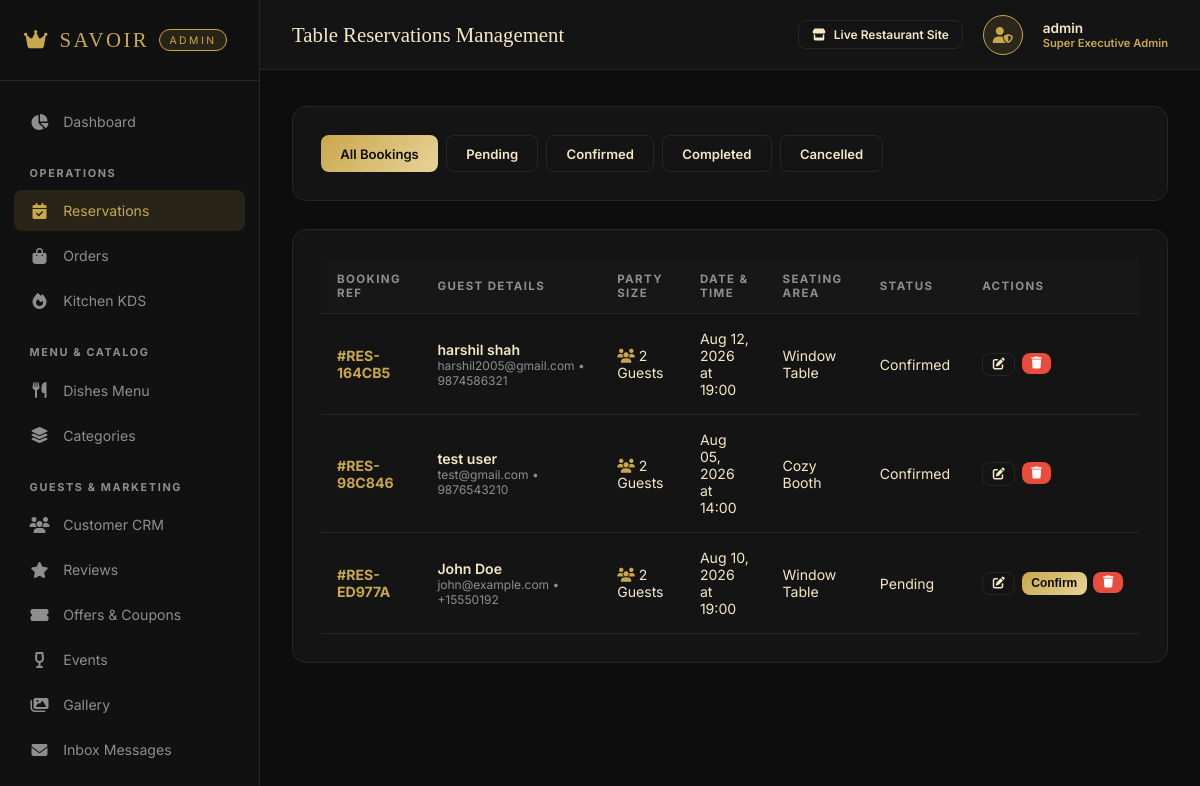
Page /admin-panel/reservations/ (signed in) on the earlier database version.
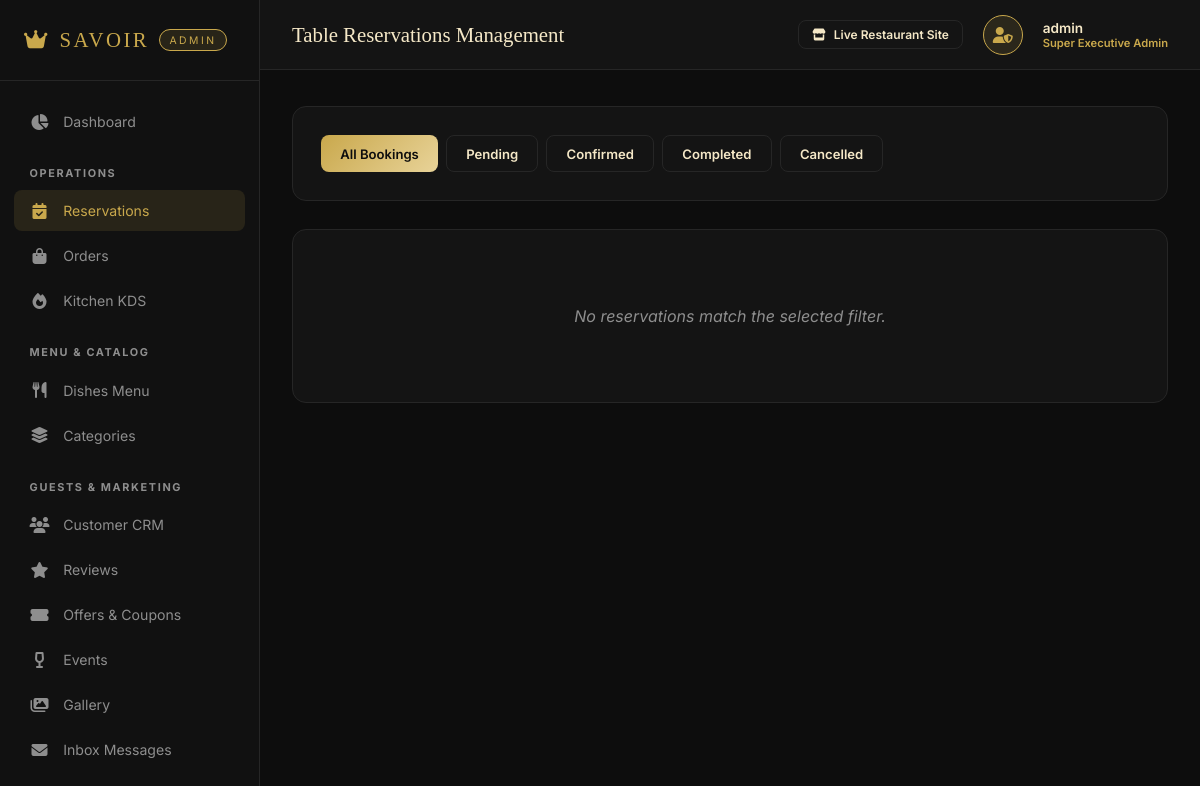
Same page on the later database version.
### User_Dashboard/models.py (models this page shows, shortened)
class Reservation(models.Model):
    TIME_CHOICES = [
        ('12:00', '12:00 PM (Lunch)'),
        ('12:30', '12:30 PM (Lunch)'),
        ('13:00', '1:00 PM (Lunch)'),
        ('13:30', '1:30 PM (Lunch)'),
        ('14:00', '2:00 PM (Lunch)'),
        ('18:00', '6:00 PM (Dinner)'),
        ('18:30', '6:30 PM (Dinner)'),
        ('19:00', '7:00 PM (Dinner)'),
        ('19:30', '7:30 PM (Dinner)'),
        ('20:00', '8:00 PM (Dinner)'),
        ('20:30', '8:30 PM (Dinner)'),
        ('21:00', '9:00 PM (Dinner)'),
    ]
    STATUS_CHOICES = [
        ('pending',   'Pending'),
        ('confirmed', 'Confirmed'),
        ('cancelled', 'Cancelled'),
        ('completed', 'Completed'),
    ]
    OCCASION_CHOICES = [
        ('casual',      'Casual Dining'),
        ('birthday',    'Birthday'),
        ('anniversary', 'Anniversary'),
        ('date',        'Date Night'),
        ('business',    'Business Meal'),
        ('celebration', 'Special Celebration'),
    ]
    SEATING_CHOICES = [
        ('main',     'Main Dining Room'),
        ('window',   'Window Table'),
        ('booth',    'Cozy Booth'),
        ('terrace',  'Outdoor Terrace'),
        ('chef',     'Chef\'s Table / Counter'),
        ('private',  'Private Dining Room'),
    ]
    user               = models.ForeignKey(User, on_delete=models.SET_NULL, null=True, blank=True, related_name='reservations')
    booking_ref        = models.CharField(max_length=20, unique=True, default=generate_res_ref)
    name               = models.CharField(max_length=200)
    email              = models.EmailField()
    phone              = models.CharField(max_length=20)
    guests             = models.PositiveIntegerField(default=2)
    date               = models.DateField()
    time               = models.CharField(max_length=10, choices=TIME_CHOICES)
    occasion           = models.CharField(max_length=50, choices=OCCASION_CHOICES, default='casual', blank=True)
    seating_preference = models.CharField(max_length=50, choices=SEATING_CHOICES, default='main', blank=True)
    special_requests   = models.TextField(blank=True)
    status             = models.CharField(max_length=20, choices=STATUS_CHOICES, default='pending')
    created_at         = models.DateTimeField(auto_now_add=True)
    class Meta:
        ordering = ['-created_at']

### User_Dashboard/admin_views.py (the view, shortened to what this page needs)
# urls.py: path('admin-panel/reservations/',          admin_views.admin_reservations,        name='admin_reservations'),
@staff_required
def admin_reservations(request):
    status_filter = request.GET.get('status')
    reservations = Reservation.objects.all()
    if status_filter:
        reservations = reservations.filter(status=status_filter)
    return render(request, 'admin_panel/reservations.html', {
        'reservations': reservations,
        'status_filter': status_filter,
    })

### templates/admin_panel/reservations.html (shortened to what this page needs)
{% extends 'admin_panel/base_admin.html' %}
{% block page_title %}Table Reservations Management{% endblock %}
{% block content %}
<div class="admin-card">
  <div style="display:flex; justify-content:space-between; align-items:center; flex-wrap:wrap; gap:1rem;">
    <div style="display:flex; gap:0.5rem; flex-wrap:wrap;">
      <a href="{% url 'admin_reservations' %}" class="btn-admin {% if not status_filter %}btn-admin-gold{% else %}btn-admin-outline{% endif %}">All Bookings</a>
      <a href="{% url 'admin_reservations' %}?status=pending" class="btn-admin {% if status_filter == 'pending' %}btn-admin-gold{% else %}btn-admin-outline{% endif %}">Pending</a>
      <a href="{% url 'admin_reservations' %}?status=confirmed" class="btn-admin {% if status_filter == 'confirmed' %}btn-admin-gold{% else %}btn-admin-outline{% endif %}">Confirmed</a>
      <a href="{% url 'admin_reservations' %}?status=completed" class="btn-admin {% if status_filter == 'completed' %}btn-admin-gold{% else %}btn-admin-outline{% endif %}">Completed</a>
      <a href="{% url 'admin_reservations' %}?status=cancelled" class="btn-admin {% if status_filter == 'cancelled' %}btn-admin-gold{% else %}btn-admin-outline{% endif %}">Cancelled</a>
    </div>
  </div>
</div>
<div class="admin-card">
  {% if reservations %}
  <div style="overflow-x:auto;">
    <table class="admin-table">
      <thead>
        <tr>
          <th>Booking Ref</th>
          <th>Guest Details</th>
          <th>Party Size</th>
          <th>Date & Time</th>
          <th>Seating Area</th>
          <th>Status</th>
          <th>Actions</th>
        </tr>
      </thead>
      <tbody>
        {% for res in reservations %}
        <tr>
          <td style="font-weight:700; color:var(--gold);">
            <a href="{% url 'admin_reservation_details' ref=res.booking_ref %}" style="color:var(--gold);">#{{ res.booking_ref }}</a>
          </td>
          <td>
            <div style="font-weight:600; color:var(--cream);">{{ res.name }}</div>
            <div style="font-size:0.75rem; color:var(--text-muted);">{{ res.email }}{% if res.phone %} • {{ res.phone }}{% endif %}</div>
          </td>
          <td><i class="fas fa-users" style="color:var(--gold)"></i> {{ res.guests }} Guests</td>
          <td>{{ res.date|date:"M d, Y" }} at {{ res.time }}</td>
          <td><span class="badge-status badge-preparing">{{ res.get_seating_preference_display|default:res.seating_preference }}</span></td>
          <td>
            <span class="badge-status badge-{{ res.status }}">
              {{ res.get_status_display }}
            </span>
          </td>
          <td>
            <div style="display:flex; gap:0.4rem;">
              <a href="{% url 'admin_reservation_details' ref=res.booking_ref %}" class="btn-admin btn-admin-outline" style="padding:0.3rem 0.6rem; font-size:0.75rem;">
                <i class="fas fa-edit"></i>
              </a>
              {% if res.status == 'pending' %}
              <form method="post" style="display:inline;">
                <button type="submit" class="btn-admin btn-admin-gold" style="padding:0.3rem 0.6rem; font-size:0.75rem;">Confirm</button>
              </form>
              {% endif %}
              <form method="post" style="display:inline;" onsubmit="return confirm('Delete this reservation?');">
                <button type="submit" class="btn-admin" style="background:#e74c3c; color:#fff; padding:0.3rem 0.6rem; font-size:0.75rem; border:none; cursor:pointer;">
                  <i class="fas fa-trash"></i>
                </button>
              </form>
            </div>
          </td>
        </tr>
        {% endfor %}
      </tbody>
    </table>
  </div>
  {% else %}
  <div style="text-align:center; color:var(--text-muted); padding:3rem; font-style:italic;">
    No reservations match the selected filter.
  </div>
  {% endif %}
</div>
{% endblock %}

Differences in the rows shown:
removed Reservation: booking_ref "RES-164CB5", name "harshil shah", email "harshil2005@gmail.com", phone "9874586321", guests "2", date "Aug 12, 2026", time "19:00", seating_preference "Window Table", status "Confirmed"
removed Reservation: booking_ref "RES-98C846", name "test user", email "test@gmail.com", phone "9876543210", guests "2", date "Aug 05, 2026", time "14:00", seating_preference "Cozy Booth", status "Confirmed"
removed Reservation: booking_ref "RES-ED977A", name "John Doe", email "john@example.com", phone "+15550192", guests "2", date "Aug 10, 2026", time "19:00", seating_preference "Window Table", status "Pending"
Other differences:
text no longer shown: "BOOKING REF GUEST DETAILS PARTY SIZE DATE & TIME SEATING AREA STATUS ACTIONS"
text now shown: "No reservations match the selected filter."
